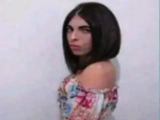
#> input picture COPROCESSADOR/python/image.png, 160 x 120 px
$ python convert.py
#> lines starting #> are read from the running program, lines starting #| are printed output that depends on the picture
from PIL import Image

def imagem_para_bin_cinza(imagem_path, bin_path):
    # Abre a imagem
#> called with imagem_path = 'image.png', bin_path = 'saida_cinza.bin'
    img = Image.open(imagem_path)
#> img is the input picture: PIL image 160x120 RGBA; mean R, G, B, A 168.8, 158.3, 169, 255

    # Converte para tons de cinza (modo 'L')
    img = img.convert('L')
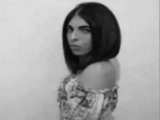
#> img: PIL image 160x120 L; min 6, max 225, mean 162.7

    # Pega os dados dos pixels como bytes
    dados = img.tobytes()

    # Salva os dados brutos em um arquivo binário
    with open(bin_path, 'wb') as f:
        f.write(dados)

    print(f"Imagem em tons de cinza convertida para binário e salva em: {bin_path}")

# Exemplo de uso
imagem_para_bin_cinza('image.png', 'saida_cinza.bin')
